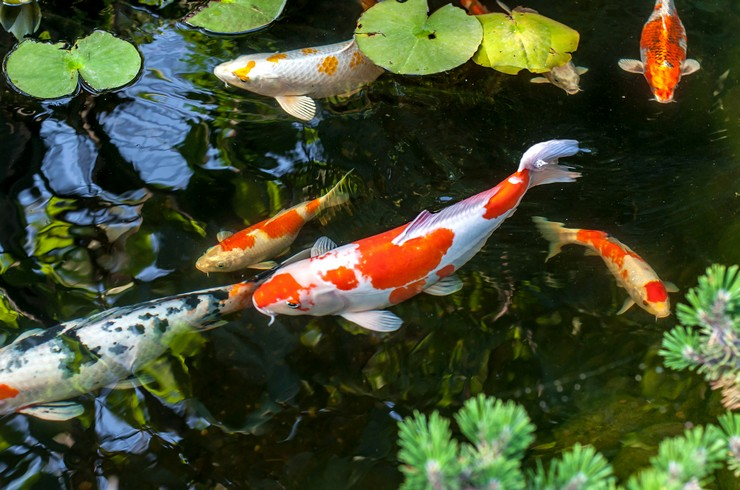
#> input picture hw2/koi.jpg, 740 x 490 px
$ jupyter execute --allow-errors hw02_task.ipynb
#> lines starting #> are read from the running program, lines starting #| are printed output that depends on the picture
# Кластеризация
__Суммарное количество баллов: 10__

__Решение отправлять на `ml.course.practice@gmail.com`__

__Тема письма: `[ML][MS][HW02] <ФИО>`, где вместо `<ФИО>` указаны фамилия и имя__

В этом домашнем задании предлагается реализовать три различных метода кластеризации, понять, в каких случаях стоит применять те или иные методы, а так же применить один из алгоритмов к задаче уменьшения цветности изображения.

[cell 1]
from sklearn.neighbors import KDTree
from sklearn.datasets import make_blobs, make_moons, make_swiss_roll
import numpy as np
import random
import matplotlib.pyplot as plt
import matplotlib
import copy
import cv2
from collections import deque

[cell 2]
def visualize_clasters(X, labels):
    unique_labels = np.unique(labels)
    unique_colors = np.random.random((len(unique_labels), 3))
    colors = [unique_colors[l] for l in labels]
    plt.figure(figsize=(9, 9))
    plt.scatter(X[:, 0], X[:, 1], c=colors)
    plt.show()
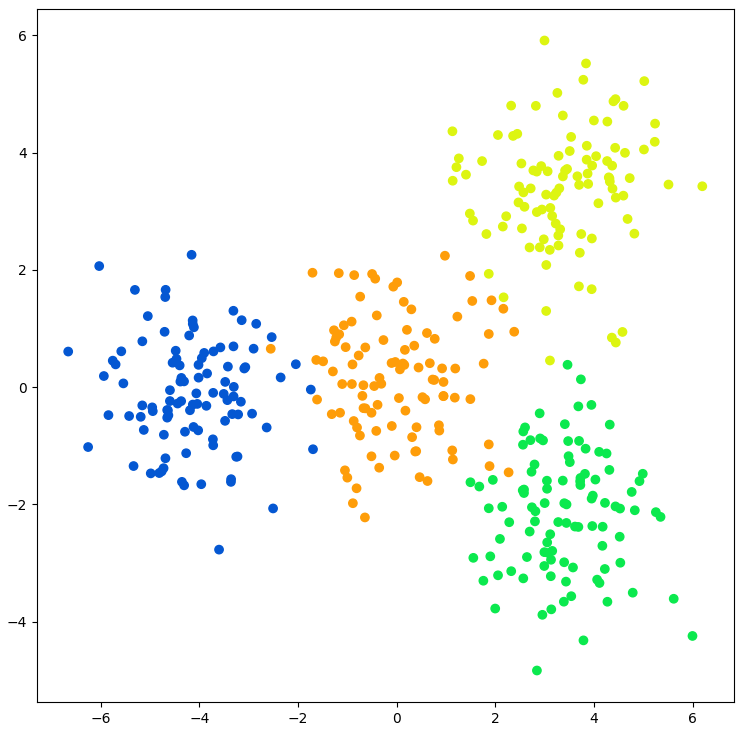
#> figure drawn by matplotlib, 1 panel

def clusters_statistics(flatten_image, cluster_colors, cluster_labels):
    fig, axes = plt.subplots(3, 2, figsize=(12, 16))
    for remove_color in range(3):
        axes_pair = axes[remove_color]
        first_color = 0 if remove_color != 0 else 2
        second_color = 1 if remove_color != 1 else 2
        axes_pair[0].scatter([p[first_color] for p in flatten_image], [p[second_color] for p in flatten_image], c=flatten_image, marker='.')
        axes_pair[1].scatter([p[first_color] for p in flatten_image], [p[second_color] for p in flatten_image], c=[cluster_colors[c] for c in cluster_labels], marker='.')
        for a in axes_pair:
            a.set_xlim(0, 1)
            a.set_ylim(0, 1)
    plt.show()

Генерируем два синтетических набора данных для кластеризации. Далее будем тестировать наши алгоритмы на них.

[cell 3]
X_1, true_labels = make_blobs(400, 2, centers=[[0, 0], [-4, 0], [3.5, 3.5], [3.5, -2.0]])
visualize_clasters(X_1, true_labels)
X_2, true_labels = make_moons(400, noise=0.075)
visualize_clasters(X_2, true_labels)
#> in visualize_clasters (call 2), `plt.show()`:
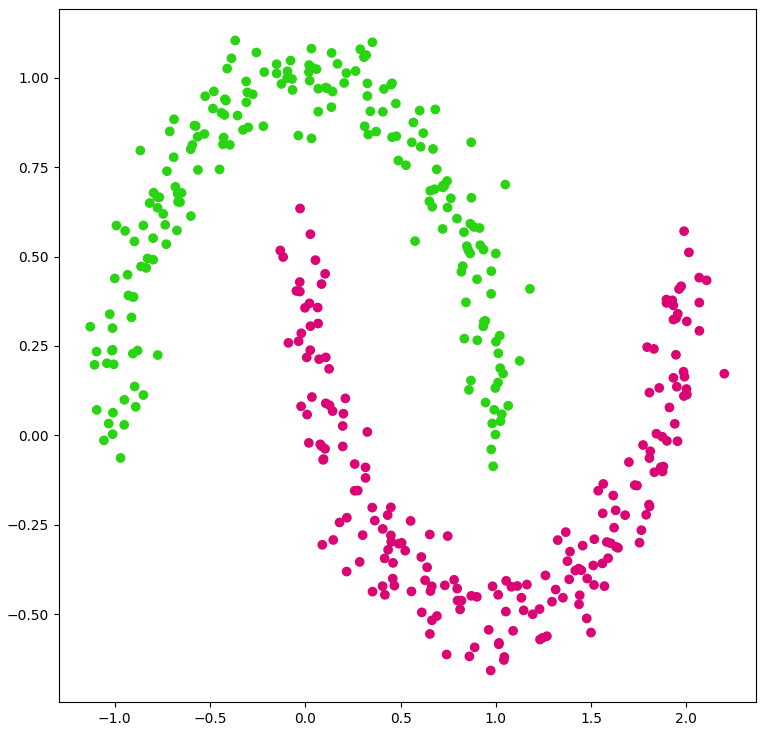
#> figure drawn by matplotlib, 1 panel

### Задание 1 (3 балла)
Первый метод, который предлагается реализовать - метод K средних.

#### Описание методов
`fit(X, y=None)` ищет и запоминает в `self.centroids` центроиды кластеров для набора данных.
`predict(X)` для каждого элемента из `X` возвращает номер кластера, к которому относится данный элемент.

#### Инициализация кластеров
Есть несколько вариантов инициализации кластеров. Нужно реализовать их все:
1. `random` - центроиды кластеров являются случайными точками
2. `sample` - центроиды кластеров выбираются случайно из набора данных
3. `k-means++` - центроиды кластеров инициализируются при помощи метода K-means++

__Не забудте реинициализировать пустые кластеры!__

[cell 4]
def random_init(X, k):

    centroids = np.random.uniform(np.min(X[:,0]), np.max(X[:,0]), size=(k,1))
    for i in range(1, X.shape[1]):
        centroids = np.hstack((centroids, np.random.uniform(np.min(X[:,i]), np.max(X[:,i]), size=(k,1))))

    return centroids

def sample_init(X, k):
    return X[np.random.choice(X.shape[0], k, replace=False)]

def k_means_pp(X, k):
#> called with X = array of shape (400, 2), k = 4
    N = X.shape[0]
    centroids = X[np.random.choice(N)].reshape(1,-1)
    nearest_dists = np.zeros(shape=(N))
    for _ in range(k-1):
        for i, x in enumerate(X):
            dists = np.linalg.norm(centroids - x, axis=1)
            nearest_dists[i] = np.min(dists)
        squared_nd = nearest_dists**2
        probabilities = squared_nd / sum(squared_nd)
        new_centroid_ind = np.random.choice(N, p=probabilities)
        centroids = np.concatenate((centroids, X[new_centroid_ind].reshape(1,-1)), axis=0)
    return centroids

[cell 5]
class KMeans:
    def __init__(self, n_clusters, init="random", max_iter=300):
        self.k = n_clusters
        self.init = init
        self.max_iter = max_iter

    def centroids_init(self, X, k, init):
        if init == 'random':
            return random_init(X, k)
        if init == 'sample':
            return sample_init(X, k)
        if init == 'k_means_pp':
            return k_means_pp(X, k)

    def fit(self, X, y=None):

        centroids = self.centroids_init(X, self.k, self.init)
        dists = [np.linalg.norm(X - centroid, axis=1) for centroid in centroids]
        y0 = np.argmin(dists, axis=0)
        conv = 1
        it = 0

        while (conv > 1e-6) and (it < self.max_iter):
            for i in range(self.k):
                arg_points = y0 == i
                n_points = np.sum(y0 == i)
                if n_points:
                    centroids[i] = np.sum(X[arg_points], axis=0) / n_points

            dists = [np.linalg.norm(X - centroid, axis=1) for centroid in centroids]
            y = np.argmin(dists, axis=0)

            conv = np.sum(y0-y)
            y0 = y
            it += 1

        self.centroids = centroids

        return y

    def predict(self, X):
        dists = [np.linalg.norm(X - centroid, axis=1) for centroid in self.centroids]
        return np.argmin(dists, axis=0)

Протестируйте алгоритм на синтетических данных. При необходимости подберите гиперпараметры для достижения лучшего качества кластеризации.

[cell 6]
kmeans = KMeans(n_clusters=4, init='k_means_pp')
kmeans.fit(X_1)
labels = kmeans.predict(X_1)
visualize_clasters(X_1, labels)
#> in visualize_clasters (call 3), `plt.show()`:
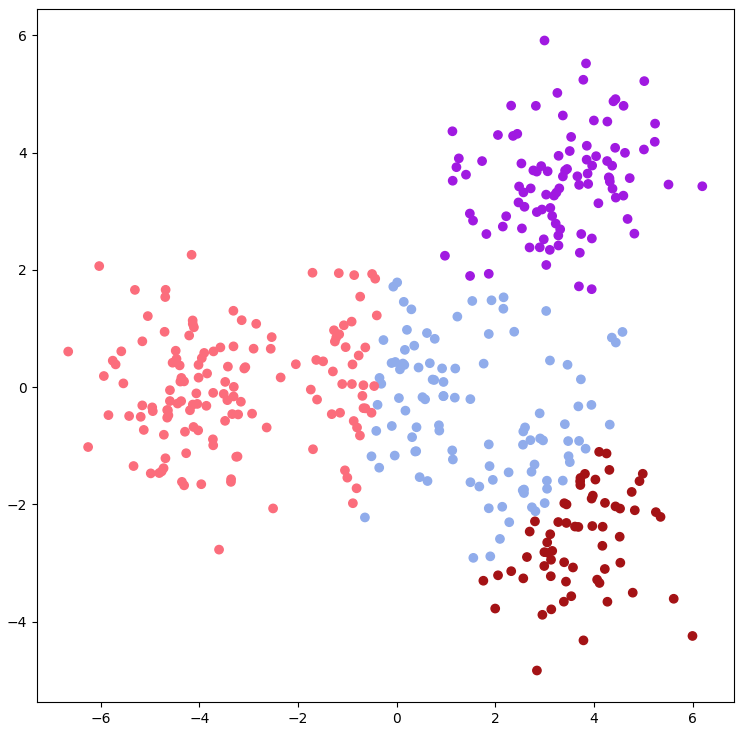
#> figure drawn by matplotlib, 1 panel

kmeans = KMeans(n_clusters=2, init='k_means_pp')
kmeans.fit(X_2)
labels = kmeans.predict(X_2)
visualize_clasters(X_2, labels)
#> in visualize_clasters (call 4), `plt.show()`:
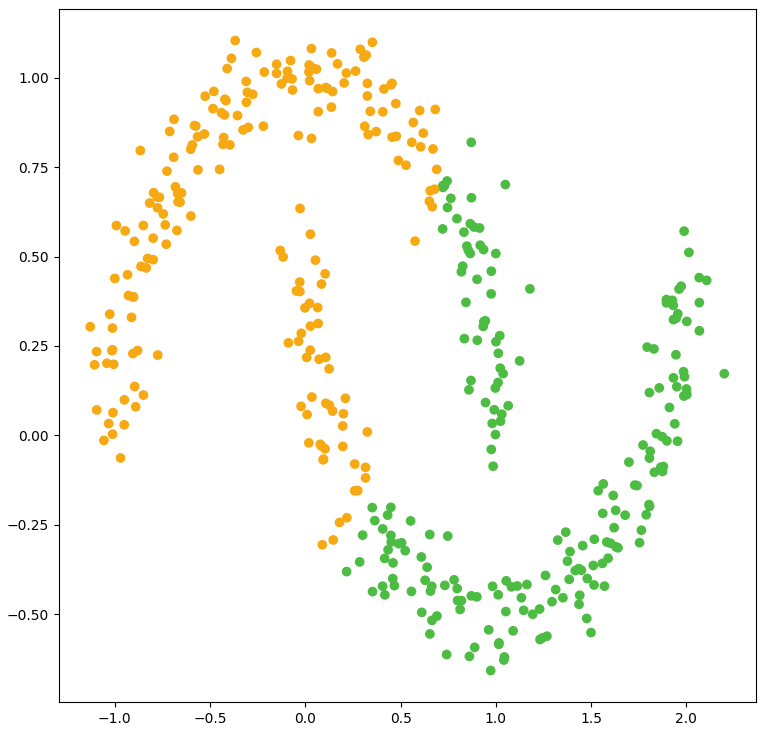
#> figure drawn by matplotlib, 1 panel

### Задание 2 (2 балла)
В отличии от K-means, DBScan не позволяет задать количество кластеров, на которое будут разбиты данные. Руководствуясь геометрической интерпретацией, он позволяет выделять кластеры более сложной формы.

#### Описание методов
`fit_predict(X, y=None)` для каждого элемента `X` возвращает метку кластера, к которому он относится.

#### Возможные метрики
* `euclidean`
* `manhattan`
* `chebyshev`

__Для быстрого поиска соседей используйте `sklearn.neighbors.KDTree`__

[cell 7]
import sklearn

[cell 8]
class DBScan:
    def __init__(self, eps=0.5, min_samples=5, leaf_size=40, metric="euclidean"):
        self.eps = eps
        self.min_samples = min_samples
        self.leaf_size = leaf_size
        self.metric = metric

    def fit_predict(self, X, y=None):

        KDTree = sklearn.neighbors.KDTree(X, leaf_size=self.leaf_size, metric=self.metric)
        count = KDTree.query_radius(X, self.eps, count_only=True, return_distance=False)
        inds, dists = KDTree.query_radius(X, self.eps, return_distance=True)

        centroids = np.arange(X.shape[0])
        cores = count >= self.min_samples
        core_samples = centroids[cores]
        core_neighbors = inds[core_samples]
        for core, neighbors in zip(core_samples, core_neighbors):
            centroids[neighbors] = centroids[core]

        label_names = np.unique(centroids)
        new_labels = dict(zip(label_names, np.arange(label_names.size)))
        labels = [new_labels[centroid] for centroid in centroids]

        return labels

Протестируйте алгоритм на синтетических данных. При необходимости подберите гиперпараметры для достижения лучшего качества кластеризации.

[cell 9]
dbscan = DBScan(eps=1.5, metric='euclidean')
labels = dbscan.fit_predict(X_1)
visualize_clasters(X_1, labels)
#> in visualize_clasters (call 5), `plt.show()`:
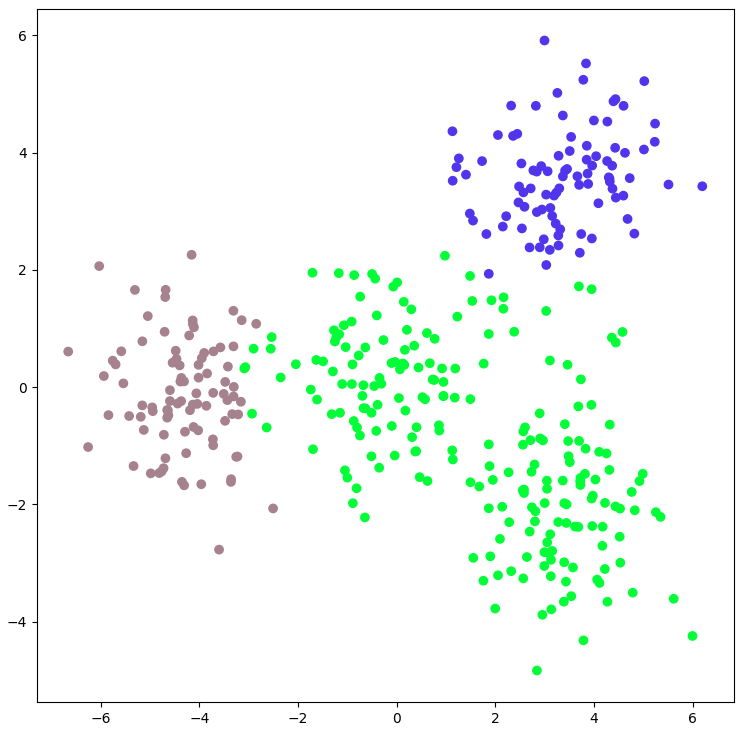
#> figure drawn by matplotlib, 1 panel

dbscan = DBScan(eps=0.35, min_samples=5, metric='euclidean')
labels = dbscan.fit_predict(X_2)
visualize_clasters(X_2, labels)
#> in visualize_clasters (call 6), `plt.show()`:
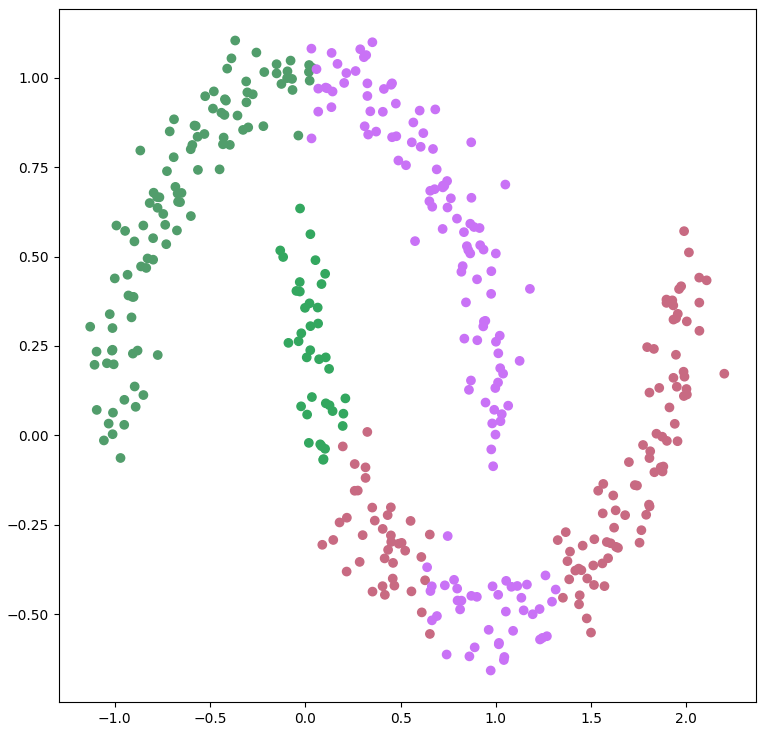
#> figure drawn by matplotlib, 1 panel

### Задание 3 (3 балла)
Идея AgglomerativeClustering заключается в том, чтобы итеративно объединять кластеры с наименьшим расстоянием между ними. Данный метод обладает высокой вычислительной сложностью, поэтому применим только для относительно небольших наборов данных.

#### Описание методов
`fit_predict(X, y=None)` для каждого элемента `X` возвращает метку кластера, к которому он относится.

#### Linkage-функции
__Linkage__ - это способ, которым будет рассчитываться расстояние между кластерами. Предлагается реализовать три варианта такой функции:
1. `average` - расстояние рассчитывается как среднее расстояние между всеми парами точек, где одна принадлежит первому кластеру, а другая - второму.
2. `single` - расстояние рассчитывается как минимальное из расстояний между всеми парами точек, где одна принадлежит первому кластеру, а другая - второму.
2. `complete` - расстояние рассчитывается как максимальное из расстояний между всеми парами точек, где одна принадлежит первому кластеру, а другая - второму.

[cell 10]
class AgglomertiveClustering:
    def __init__(self, n_clusters=16, linkage="average"):
        self.n_clusters = n_clusters
        self.linkage = linkage

    def Linkage(self, cluster1, cluster2, linkage='average'):
        if linkage == 'average':
            result = 0
            for point in self.X[cluster1]:
                result += np.sum(np.linalg.norm(self.X[cluster2] - point, axis=1))
            result = result / (len(cluster1) * len(cluster2))
            return result

        if linkage == 'single':
            min_dist = float('inf')
            for point in self.X[cluster1]:
                min_dist = min(min_dist, *np.linalg.norm(self.X[cluster2] - point, axis=1))
            return min_dist

        if linkage == 'complete':
            max_dist = 0
            for point in self.X[cluster1]:
                max_dist = max(max_dist, *np.linalg.norm(self.X[cluster2] - point, axis=1))
            return max_dist

    def fit_predict(self, X, y=None):
        s0 = time.perf_counter()
        N = X.shape[0]
        self.X = X
        clusters = np.arange(X.shape[0]).reshape(-1,1).tolist()

        for _ in range(N - self.n_clusters):
            min_dist = float('inf')
            merged_clusters = (-1, -1)
            for i, cluster1 in enumerate(clusters):
                if cluster1 is None:
                    continue
                for j, cluster2 in enumerate(clusters[i+1:]):
                    if cluster2 is None:
                        continue
                    dist = self.Linkage(cluster1, cluster2, linkage=self.linkage)
                    if min_dist > dist:
                        min_dist = dist
                        merged_clusters = (i, i + j + 1)

            clusters[merged_clusters[0]] = np.concatenate((clusters[merged_clusters[0]],
                                                          clusters[merged_clusters[1]]), axis=0)
            #clusters[merged_clusters[1]] = None
            del clusters[merged_clusters[1]]

        labels = np.zeros(shape=N, dtype=int)
        i = 0
        for cl in clusters:
            if cl is None:
                continue
            labels[cl] = i
            i += 1

        return labels

Протестируйте алгоритм на синтетических данных. При необходимости подберите гиперпараметры для достижения лучшего качества кластеризации.

[cell 11]
agg_clustering = AgglomertiveClustering(n_clusters=4)
#> (the rest of this cell did not finish here and is left out)

### Задание 4 (1 балл)
Реализуйте методы считывания и записи изображения при помощи библиотеки OpenCV.

#### Описание методов
`read_image(path)` читает изображение и возвращает его в виде трехмерного numpy массива размера `(N, M, C)`, где `N` и `M` - размеры изображения, а `C` - количество цветов (3 для обычного изображения)
`save_image(image, path)` сохраняет изображение.

__Учтите, что `cv2.imread` считывает изображение в цветовой схеме BGR. После считывания необходимо перевести его в RGB и нормализовать__

[cell 12]
def read_image(path):
#> called with path = './koi.jpg'
    image = cv2.imread(path)
#> image is the input picture: shape (490, 740, 3); mean B, G, R 46.5, 75.3, 68.1
    image = cv2.cvtColor(image, cv2.COLOR_RGB2BGR)
    return image

def show_image(image):
    plt.figure(figsize=np.array(image.shape[:-1]) / 50)
    plt.imshow(image)
    plt.axis('off')
    plt.tight_layout()
    plt.show()

def save_image(image, path):
    cv2.imwrite(image, path)

[cell 13]
show_image(read_image("./koi.jpg"))

[cell 14]
def clusterize_image(image, **kwargs):
    kmeans = KMeans(n_clusters=8, max_iter=100)
    kmeans.fit(image.reshape(-1, 3))
#> in random_init, `centroids = np.random.uniform(np.min(X[:,0]), np.max(X[:,0]), size=(k,..`: centroids = [202.2, 210.7, 243.2, 99.16, 147.9, 176.9, 171.7, 243]
#> after the loop in random_init, `for i in range(1, X.shape[1]):`: centroids = [[202.2, 73.53, 110.8], [210.7, 74.3, 146.7], [243.2, 234.1, 119.1], [99.16, 203.8, 192], [147.9, 51.86, 1.51], [176.9, 145.4, 110.8], [171.7, 190.2, 86.08], [243, 90.02, 155.3]]
    cluster_colors = kmeans.predict(image.reshape(-1, 3))
    clusters = kmeans.centroids.astype(int) # Cluster labels for each pixel in flattened image
#> clusters = [[220, 77, 15], [156, 168, 141], [221, 222, 220], [100, 133, 170], [23, 31, 10], [82, 95, 60], [132, 175, 79], [214, 198, 105]]
    recolored = clusters[cluster_colors].reshape(image.shape) # Image with pixel colors assigned to corresponding cluster colors
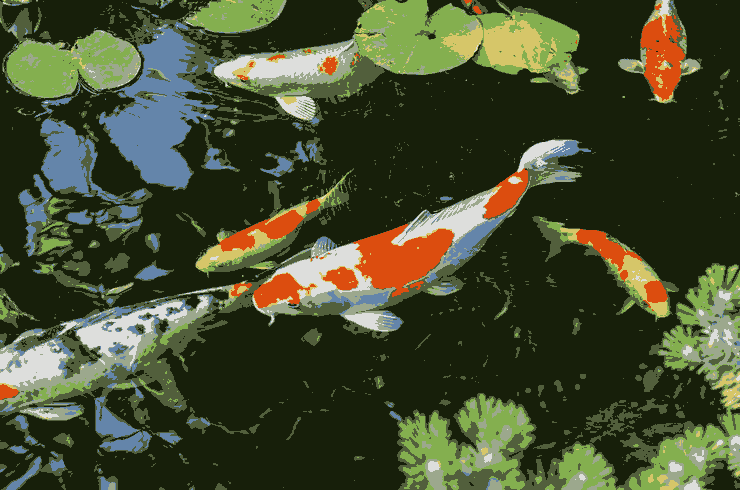
#> recolored: shape (490, 740, 3) int64; mean R, G, B 68.1, 75.4, 46.9

    #clusters_statistics(image.reshape(-1, 3), cluster_colors, clusters) # Very slow (:
    return recolored

### Задание 5 (1 балл)
Реализуйте функцию, которая будет кластеризовать цвета изображения одним из реализованных алгоритмов. Интерфейс этой функции можно менять. Функция должна возвращать новое изображение, в котором цвета заменены на цвета кластеров.

Затем примените ее к цветам изображения.

__Примечание: это задание проще всего выполнить при помощи KMeans__

[cell 15]
image = read_image("./koi.jpg")
result = clusterize_image(image)
show_image(result)
save_image(result, "result.jpg")
